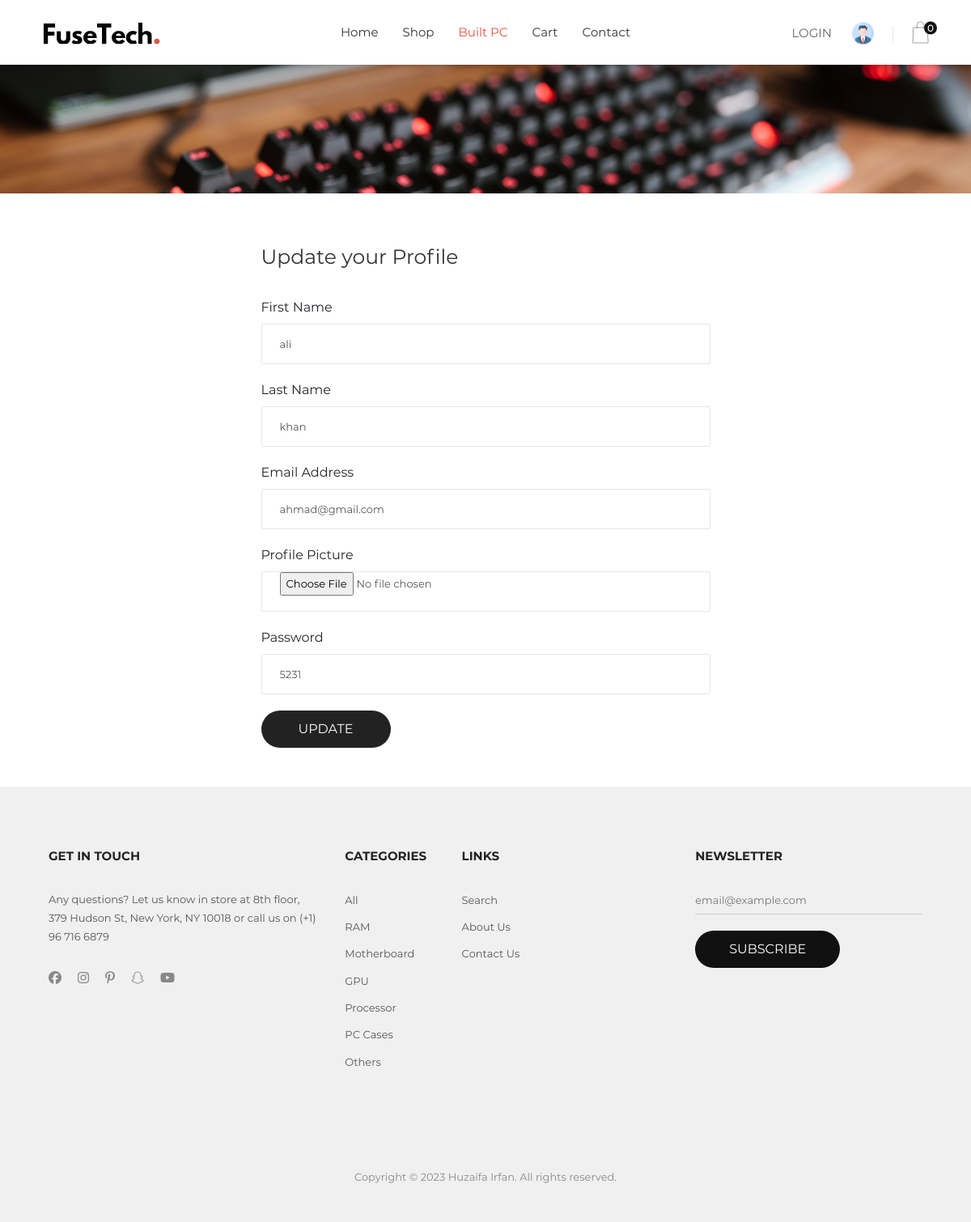
The app's page /updateprofile.php?id=2 with its own data.
### tables this page shows
CREATE TABLE `tbl_user` (
  `id` int(11) NOT NULL,
  `uname` varchar(100) NOT NULL,
  `lastname` varchar(100) NOT NULL,
  `email` varchar(100) NOT NULL,
  `password` varchar(100) NOT NULL,
  `user_pic` varchar(1000) NOT NULL DEFAULT 'icons/icon-header-03.png'
);

CREATE TABLE `tbl_category` (
  `cat_id` int(11) NOT NULL,
  `cat_name` varchar(500) NOT NULL,
  `brand` int(11) DEFAULT NULL
);

### updateprofile.php (the view, shortened to what this page needs)
<?php include("connection.php");
$get_id = $_GET['id'];
$select_data = "SELECT * FROM `tbl_user` WHERE `id` = '$get_id'";
$select_data_run = mysqli_query($con , $select_data);
$user = mysqli_fetch_array($select_data_run);
?>
<!DOCTYPE html>
<html lang="en">
<head>
    <link rel="stylesheet" type="text/css" href="vendor/bootstrap/css/bootstrap.min.css">
    <link rel="stylesheet" type="text/css" href="fonts/font-awesome-4.7.0/css/font-awesome.min.css">
    <link rel="stylesheet" type="text/css" href="fonts/themify/themify-icons.css">
    <link rel="stylesheet" type="text/css" href="fonts/Linearicons-Free-v1.0.0/icon-font.min.css">
    <link rel="stylesheet" type="text/css" href="fonts/elegant-font/html-css/style.css">
    <link rel="stylesheet" type="text/css" href="vendor/animate/animate.css">
    <link rel="stylesheet" type="text/css" href="vendor/css-hamburgers/hamburgers.min.css">
    <link rel="stylesheet" type="text/css" href="vendor/animsition/css/animsition.min.css">
    <link rel="stylesheet" type="text/css" href="vendor/select2/select2.min.css">
    <link rel="stylesheet" type="text/css" href="vendor/slick/slick.css">
    <link rel="stylesheet" type="text/css" href="css/util.css">
    <link rel="stylesheet" type="text/css" href="css/main.css">
</head>
<body class="animsition">
    <?php include("nav.php");?>
    <section class="bg-title-page p-t-40 p-b-50 flex-col-c-m" style="background-image: url(images/other.jpg);">
        <h2 class="l-text2 t-center">
        </h2>
    </section>
    <div class="container d-flex justify-content-center align-items-center">
        <div class="col-lg-6 col-sm-8 col-md-8 mt-5 mb-5">
            <form class="leave-comment" method="post" enctype="multipart/form-data">
                <h4 class="m-text26 p-b-36 p-t-15">
                    Update your Profile
                </h4>
                <label>First Name</label>
                <div class="bo4 of-hidden size15 m-b-20">
                    <input class="sizefull s-text7 p-l-22 p-r-22" type="text" name="fname" required
                        value="<?php echo $user['uname'];?>">
                </div>
                <label>Last Name</label>
                <div class="bo4 of-hidden size15 m-b-20">
                    <input class="sizefull s-text7 p-l-22 p-r-22" type="text" name="lname" required
                        value="<?php echo $user['lastname'];?>">
                </div>
                <label>Email Address</label>
                <div class="bo4 of-hidden size15 m-b-20">
                    <input class="sizefull s-text7 p-l-22 p-r-22" type="email" name="email" required
                        value="<?php echo $user['email'];?>">
                </div>
                <label>Profile Picture</label>
                <div class="bo4 of-hidden size15 m-b-20">
                    <input class="sizefull s-text7 p-l-22 p-r-22" type="file" name="pic" required>
                </div>
                <label>Password</label>
                <div class="bo4 of-hidden size15 m-b-20">
                    <input class="sizefull s-text7 p-l-22 p-r-22" type="text" name="pass" required
                        value="<?php echo $user['password'];?>">
                </div>
                <div class="w-size25">
                    <input type="submit" value="Update" name="updatebtn"
                        class="flex-c-m size2 bg1 bo-rad-23 hov1 m-text3 trans-0-4">
                </div>
            </form>
        </div>
    </div>
    <?php include("footer.php");?>
</body>
</html>

### footer.php (shortened to what this page needs)
<footer class="bg6 p-t-45 p-b-43 p-l-45 p-r-45">
    <div class="flex-w p-b-90">
        <div class="w-size6 p-t-30 p-l-15 p-r-15 respon3">
            <h4 class="s-text12 p-b-30">
                GET IN TOUCH
            </h4>
            <div>
                <p class="s-text7 w-size27">
                    Any questions? Let us know in store at 8th floor, 379 Hudson St, New York, NY 10018 or call us
                    on (+1) 96 716 6879
                </p>
                <div class="flex-m p-t-30">
                    <a href="#" class="fs-18 color1 p-r-20 fa fa-facebook"></a>
                    <a href="#" class="fs-18 color1 p-r-20 fa fa-instagram"></a>
                    <a href="#" class="fs-18 color1 p-r-20 fa fa-pinterest-p"></a>
                    <a href="#" class="fs-18 color1 p-r-20 fa fa-snapchat-ghost"></a>
                    <a href="#" class="fs-18 color1 p-r-20 fa fa-youtube-play"></a>
                </div>
            </div>
        </div>
        <div class="w-size7 p-t-30 p-l-15 p-r-15 respon4">
            <h4 class="s-text12 p-b-30">
                Categories
            </h4>
            <ul>
                <li class="p-b-9">
                    <a href="shop_allproducts.php" class="s-text7">
                        All
                    </a>
                </li>
                <?php $select_cat = "SELECT * FROM `tbl_category`";
                $select_cat_run = mysqli_query($con , $select_cat);
                while($category = mysqli_fetch_array($select_cat_run)){?>
                <li class="p-b-9">
                    <a href="#" class="s-text7">
                        <?php echo $category['cat_name']?>
                    </a>
                </li>
                <?php }?>
            </ul>
        </div>
        <div class="w-size7 p-t-30 p-l-15 p-r-15 respon4">
            <h4 class="s-text12 p-b-30">
                Links
            </h4>
            <ul>
                <li class="p-b-9">
                    <a href="#" class="s-text7">
                        Search
                    </a>
                </li>
                <li class="p-b-9">
                    <a href="#" class="s-text7">
                        About Us
                    </a>
                </li>
                <li class="p-b-9">
                    <a href="#" class="s-text7">
                        Contact Us
                    </a>
                </li>
            </ul>
        </div>
        <div class="w-size7 p-t-30 p-l-15 p-r-15 respon4">
        </div>
        <div class="w-size8 p-t-30 p-l-15 p-r-15 respon3">
            <h4 class="s-text12 p-b-30">
                Newsletter
            </h4>
            <form>
                <div class="effect1 w-size9">
                    <input class="s-text7 bg6 w-full p-b-5" type="text" name="email"
                        placeholder="email@example.com">
                </div>
                <div class="w-size2 p-t-20">
                    <button class="flex-c-m size2 bg4 bo-rad-23 hov1 m-text3 trans-0-4">
                        Subscribe
                    </button>
                </div>
            </form>
        </div>
    </div>
    <div class="t-center p-l-15 p-r-15">
        <div class="t-center s-text8 p-t-20">
            Copyright © 2023 Huzaifa Irfan. All rights reserved.
        </div>
    </div>
</footer>

### css/util.css (style rules this page uses)
.fs-18 { font-size: 18px; }
.p-t-15 { padding-top: 15px; }
.p-t-20 { padding-top: 20px; }
.p-t-30 { padding-top: 30px; }
.p-t-40 { padding-top: 40px; }
.p-t-45 { padding-top: 45px; }
.p-b-5 { padding-bottom: 5px; }
.p-b-9 { padding-bottom: 9px; }
.p-b-30 { padding-bottom: 30px; }
.p-b-36 { padding-bottom: 36px; }
.p-b-43 { padding-bottom: 43px; }
.p-b-50 { padding-bottom: 50px; }
.p-b-90 { padding-bottom: 90px; }
.p-l-15 { padding-left: 15px; }
.p-l-22 { padding-left: 22px; }
.p-l-45 { padding-left: 45px; }
.p-r-15 { padding-right: 15px; }
.p-r-20 { padding-right: 20px; }
.p-r-22 { padding-right: 22px; }
.p-r-45 { padding-right: 45px; }
.m-b-20 { margin-bottom: 20px; }
.t-center { text-align: center; }
.sizefull { width: 100%; height: 100%; }
.w-full { width: 100%; }
.of-hidden { overflow: hidden; }
.trans-0-4 { -webkit-transition: all 0.4s; -o-transition: all 0.4s; -moz-transition: all 0.4s; transition: all 0.4s; }
.flex-w { display: -webkit-box; display: -webkit-flex; display: -moz-box; display: -ms-flexbox; display: flex; -webkit-flex-wrap: wrap; -moz-flex-wrap: wrap; -ms-flex-wrap: wrap; -o-flex-wrap: wrap; flex-wrap: wrap; }
.flex-m { display: -webkit-box; display: -webkit-flex; display: -moz-box; display: -ms-flexbox; display: flex; -ms-align-items: center; align-items: center; }
.flex-c-m { display: -webkit-box; display: -webkit-flex; display: -moz-box; display: -ms-flexbox; display: flex; justify-content: center; -ms-align-items: center; align-items: center; }
.flex-col-c-m { display: -webkit-box; display: -webkit-flex; display: -moz-box; display: -ms-flexbox; display: flex; -webkit-flex-direction: column; -moz-flex-direction: column; -ms-flex-direction: column; -o-flex-direction: column; flex-direction: column; -ms-align-items: center; align-items: center; justify-content: center; }
.s-text7 { font-family: Montserrat-Regular; font-size: 13px; color: #555555; line-height: 1.8; }
.s-text8 { font-family: Montserrat-Regular; font-size: 13px; color: #888888; line-height: 1.8; }
.s-text12 { font-family: Montserrat-Bold; font-size: 15px; color: #222222; line-height: 1.5; text-transform: uppercase; }
.m-text3 { font-family: Montserrat-Regular; font-size: 16px; color: white; text-transform: uppercase; }
.m-text26 { font-family: Montserrat-Regular; font-size: 25px; color: #333333; line-height: 1.2; }
.l-text2 { font-family: Montserrat-Bold; font-size: 50px; color: white; line-height: 1.2; text-transform: uppercase; }
.color1 { color: #888888; }
.size2 { width: 100%; height: 46px; }
.size15 { width: 100%; height: 50px; }
.w-size2 { width: 179px; }
.w-size6 { width: 33%; }
.w-size7 { width: 13%; }
.w-size8 { width: 28%; }
.w-size9 { max-width: 300px; }
.w-size25 { width: 160px; }
.w-size27 { max-width: 482px; }
.bg1 { background-color: #222222; }
.bg4 { background-color: #111111; }
.bg6 { background-color: #f0f0f0; }
.bo4 { border: 1px solid #e6e6e6; border-radius: 2px; }
.bo-rad-23 { border-radius: 23px; }
.effect1 { position: relative; border-bottom: 1px solid #cccccc; }

### css/main.css (style rules this page uses)
* { margin: 0px; padding: 0px; box-sizing: border-box; }
body, html { height: 100%; font-family: Montserrat-Regular, sans-serif; font-weight: 400; }
a { font-family: Montserrat-Regular; font-weight: 400; font-size: 15px; line-height: 1.7; color: #666666; margin: 0px; transition: all 0.4s; -webkit-transition: all 0.4s; -o-transition: all 0.4s; -moz-transition: all 0.4s; }
h2,h3,h4,h5 { margin: 0px; }
p { font-family: Montserrat-Regular; font-size: 15px; line-height: 1.7; color: #888888; margin: 0px; }
ul, li { margin: 0px; list-style-type: none; }
input { outline: none; border: none !important; }
button { outline: none !important; border: none; background: transparent; }
.container { max-width: 1200px; }
.bg-title-page { width: 100%; min-height: 239px; padding-left: 15px; padding-right: 15px; background-repeat: no-repeat; background-position: center 0; background-size: cover; }
body { padding-right: 0px !important; }

### records on screen
tbl_user: fname "ali", lname "khan", email "ahmad@gmail.com", pass "5231"
tbl_category: cat_name "RAM"
tbl_category: cat_name "Motherboard"
tbl_category: cat_name "GPU"
tbl_category: cat_name "Processor"
tbl_category: cat_name "PC Cases"
tbl_category: cat_name "Others"
